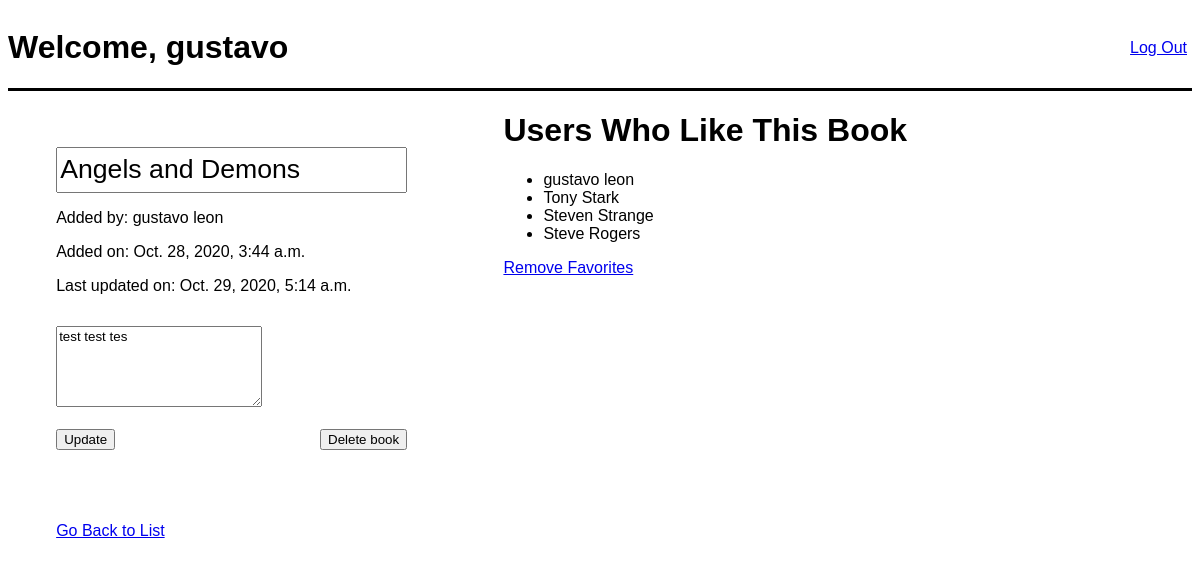
The app's page /books/1/ (signed in), older data.
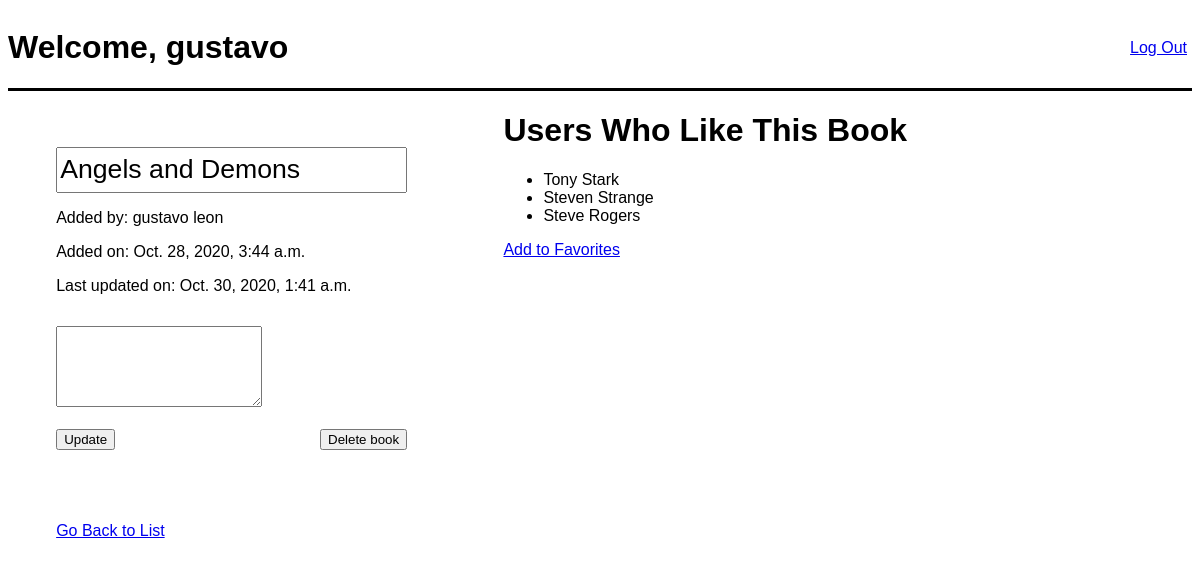
The same page, newer data.
### books_app/models.py (models this page shows)
class Books(models.Model):
    title = models.CharField(max_length=255)
    description = models.TextField()
    created_at = models.DateTimeField(auto_now_add=True)
    modified_at = models.DateTimeField(auto_now=True)
    uploaded_by = models.ForeignKey(Users, related_name="books_uploaded",on_delete=models.CASCADE)
    users_who_like = models.ManyToManyField(Users, related_name="liked_books")
    objects = BookManager()

### login_app/models.py (models this page shows)
class Users(models.Model):
    first_name = models.CharField(max_length=255)
    last_name = models.CharField(max_length=255)
    email = models.EmailField()
    password_hash = models.CharField(max_length=255)
    created_at = models.DateTimeField(auto_now_add=True)
    modified_at = models.DateTimeField(auto_now=True)
    objects = UserManager()

### books_app/views.py (the view)
# urls.py: path('<int:book_id>/', views.book_details),
def book_details(request, book_id):
    context = {
        'book': Books.objects.get(id=book_id),
        'user': Users.objects.get(id=request.session['user_id'])
    }
    return render(request, "book_details.html", context)

### books_app/templates/book_details.html (shortened to what this page needs)
<!DOCTYPE html>
<html lang="en">
<head>
    {% load static %}
    <link rel="stylesheet" href="{% static 'css/style2.css' %}">
</head>
<body>
    <div id="canvas">
        <div id="header">
            <h1>Welcome, {{request.session.name}}</h1>
            <a href="/logout">Log Out</a>
        </div>
        <div id="content">
            <div id="add">
                <form action="update" method="post">
                    {% if request.session.user_id == book.uploaded_by.id %}
                        <br>
                       <br>
                        <input id="big-header" type="text" name="title" value="{{book.title}}">
                    {% else %}
                        <h1>{{book.title}}</h1>
                    {% endif %}
                    <p>Added by: {{book.uploaded_by.first_name}} {{book.uploaded_by.last_name}}</p>
                    <p>Added on: {{book.created_at}}</p>
                    <p>Last updated on: {{book.modified_at}}</p>
                    {% if request.session.user_id == book.uploaded_by.id %}
                        <textarea class="input-col" name="description"  cols="1" rows="5">{{book.description}}</textarea>     <br><br>
                        <div id="submit_button">
                            <input type="submit" value="Update">
                            <button><a id="delete_book" href="/books/{{book.id}}/delete">Delete book</a></button>
                        </div><br>
                        {% else %}
                        <p>Description: {{book.description}}</p>
                    {% endif %}
                    <br><br><br>
                    <a href="/books">Go Back to List</a>
                </form>
            </div>
            <div id="book_list">
                <h1>Users Who Like This Book</h1>
                <ul>
                {% for user in book.users_who_like.all %}
                    <li>{{user.first_name}} {{user.last_name}}</li>
                {% endfor %}
                </ul>
                {% if user in book.users_who_like.all %}
                <a href="/books/{{book.id}}/unlike">Remove Favorites</a>
                {% else %}
                <a href="/books/{{book.id}}/like">Add to Favorites</a>
                {% endif %}
            </div>
        </div>
    </div>
</body>
</html>

Row changes from the older to the newer data that the page shows:
no longer on one of the page's lists (row unchanged): Users: first_name "gustavo", last_name "leon"
changed Books "Angels and Demons": modified_at "Oct. 29, 2020, 5:14 a.m." → "Oct. 30, 2020, 1:41 a.m."; description "test test tes" → (not shown)
Text that changed along with them:
text no longer shown: "Remove Favorites"
text now shown: "Add to Favorites"
